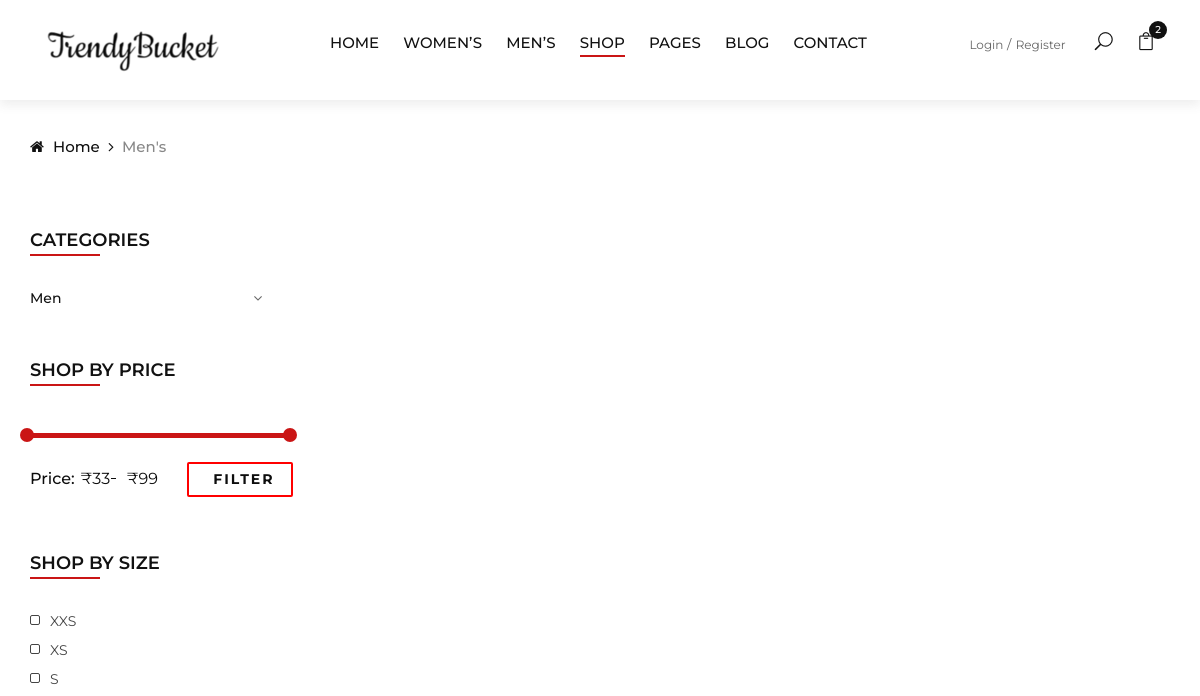
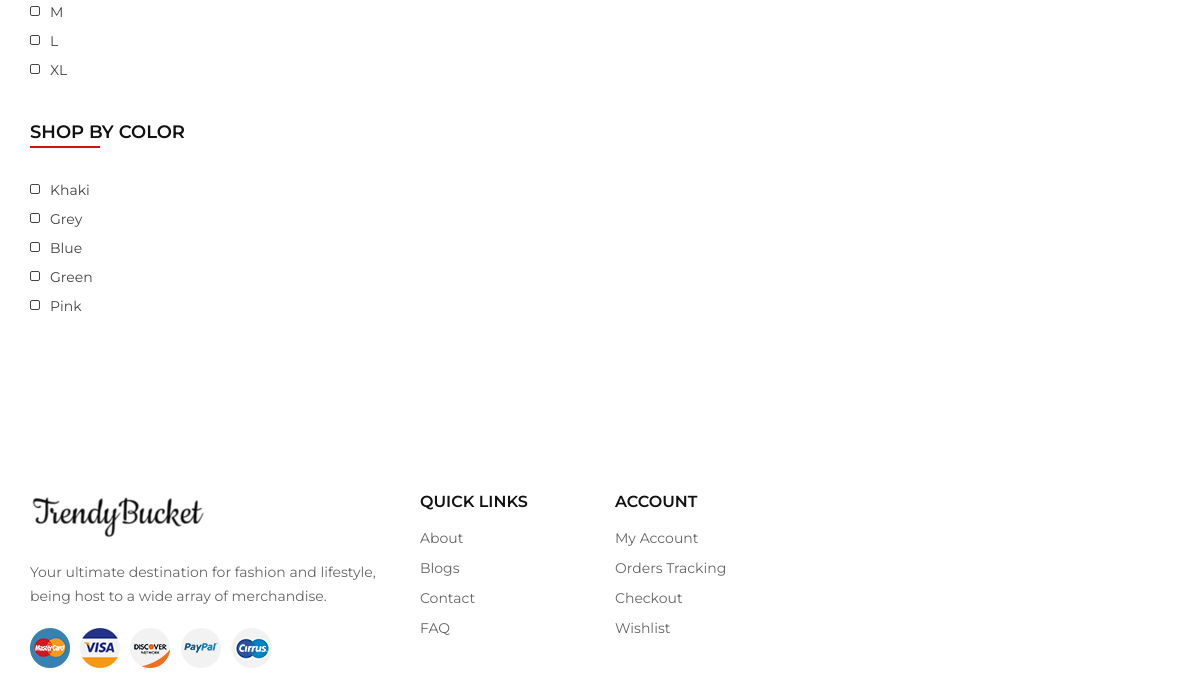
Page /men.php on the earlier database version (2 pictures, top to bottom).
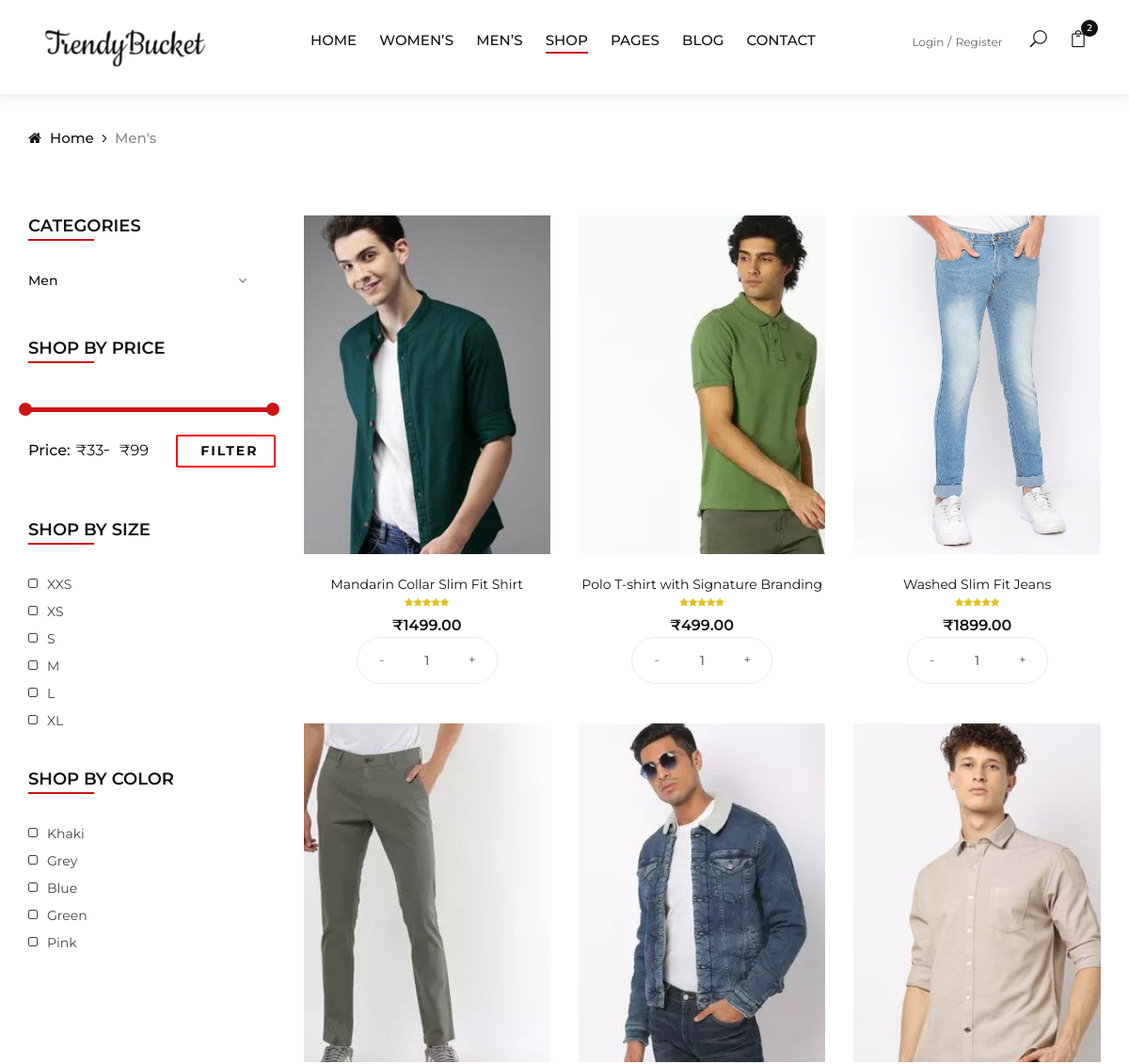
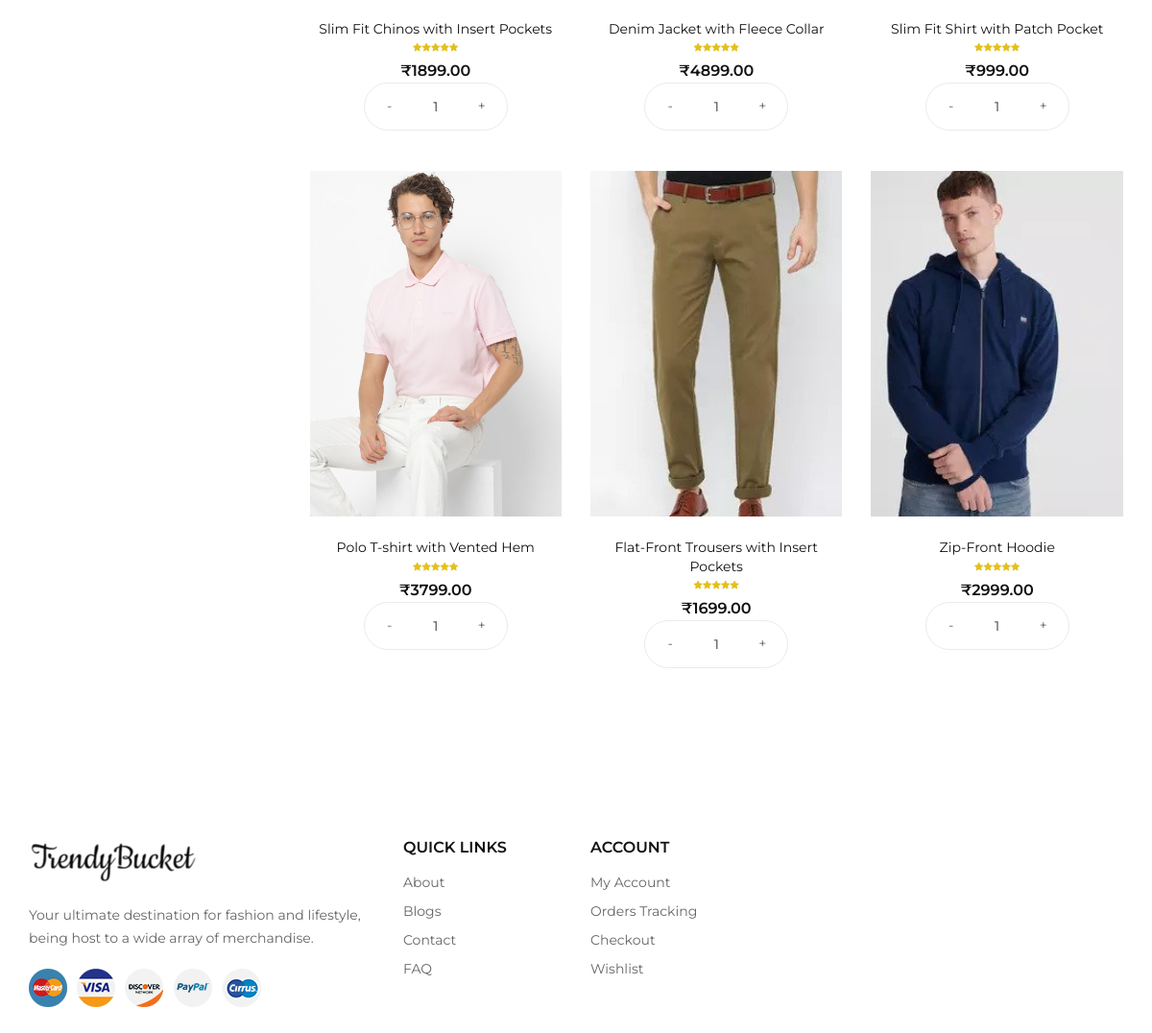
Same page on the later database version (2 pictures, top to bottom).
### tables this page shows
CREATE TABLE `product` (
  `id` int(8) NOT NULL,
  `name` varchar(255) NOT NULL,
  `code` varchar(255) NOT NULL,
  `image` text NOT NULL,
  `price` double(10,2) NOT NULL,
  `quantity` int(11) NOT NULL,
  `ref` text NOT NULL,
  `tags` text NOT NULL,
  `gender` varchar(20) NOT NULL
);

### men.php (the view, shortened to what this page needs)
<!DOCTYPE html>
<html lang="zxx">
<head>
    <link rel="stylesheet" href="css/bootstrap.min.css" type="text/css">
    <link rel="stylesheet" href="css/font-awesome.min.css" type="text/css">
    <link rel="stylesheet" href="css/elegant-icons.css" type="text/css">
    <link rel="stylesheet" href="css/jquery-ui.min.css" type="text/css">
    <link rel="stylesheet" href="css/magnific-popup.css" type="text/css">
    <link rel="stylesheet" href="css/owl.carousel.min.css" type="text/css">
    <link rel="stylesheet" href="css/slicknav.min.css" type="text/css">
    <link rel="stylesheet" href="css/style.css" type="text/css">
</head>
<body>
    <header class="header">
        <div class="container-fluid">
            <div class="row">
                <div class="col-xl-3 col-lg-2">
                    <div class="header__logo">
                      <a href="./index.html"><img src="img/logo1.png" alt=""></a>
                    </div>
                </div>
                <div class="col-xl-6 col-lg-7">
                    <nav class="header__menu">
                        <ul>
                            <li><a href="./index.html">Home</a></li>
                            <li><a href="#">Women’s</a></li>
                            <li><a href="#">Men’s</a></li>
                            <li class="active"><a href="./shop.html">Shop</a></li>
                            <li><a href="#">Pages</a>
                            </li>
                            <li><a href="./blog.html">Blog</a></li>
                            <li><a href="./contact.html">Contact</a></li>
                        </ul>
                    </nav>
                </div>
                <div class="col-lg-3">
                    <div class="header__right">
                        <div class="header__right__auth">
                            <a href="#">Login</a>
                            <a href="#">Register</a>
                        </div>
                        <ul class="header__right__widget">
                            <li><span class="icon_search search-switch"></span></li>
                            <li><a href="#"><span class="icon_bag_alt"></span>
                                <div class="tip">2</div>
                            </a></li>
                        </ul>
                    </div>
                </div>
            </div>
        </div>
    </header>
    <div class="breadcrumb-option">
        <div class="container">
            <div class="row">
                <div class="col-lg-12">
                    <div class="breadcrumb__links">
                        <a href="./index.html"><i class="fa fa-home"></i> Home</a>
                        <span>Men's</span>
                    </div>
                </div>
            </div>
        </div>
    </div>
    <section class="shop spad">
        <div class="container">
            <div class="row">
                <div class="col-lg-3 col-md-3">
                    <div class="shop__sidebar">
                        <div class="sidebar__categories">
                            <div class="section-title">
                                <h4>Categories</h4>
                            </div>
                            <div class="categories__accordion">
                                <div class="accordion" id="accordionExample">
                                    <div class="card">
                                        <div class="card-heading">
                                            <a data-toggle="collapse" data-target="#collapseTwo">Men</a>
                                        </div>
                                    </div>
                                </div>
                            </div></div>
                        <div class="sidebar__filter">
                            <div class="section-title">
                                <h4>Shop by price</h4>
                            </div>
                            <div class="filter-range-wrap">
                                <div class="price-range ui-slider ui-corner-all ui-slider-horizontal ui-widget ui-widget-content"
                                data-min="33" data-max="99"></div>
                                <div class="range-slider">
                                    <div class="price-input">
                                        <p>Price:</p>
                                        <input type="text" id="minamount">
                                        <input type="text" id="maxamount">
                                    </div>
                                </div>
                            </div>
                            <a href="#">Filter</a>
                        </div>
                        <div class="sidebar__sizes">
                            <div class="section-title">
                                <h4>Shop by size</h4>
                            </div>
                            <div class="size__list">
                                <label for="xxs">
                                    xxs
                                    <span class="checkmark"></span>
                                </label>
                                <label for="xs">
                                    xs
                                    <span class="checkmark"></span>
                                </label>
                                <label for="s">
                                    s
                                    <span class="checkmark"></span>
                                </label>
                                <label for="m">
                                    m
                                    <span class="checkmark"></span>
                                </label>
                                <label for="l">
                                    l
                                    <span class="checkmark"></span>
                                </label>
                                <label for="xl">
                                    xl
                                    <span class="checkmark"></span>
                                </label>
                            </div>
                        </div>
                        <div class="sidebar__color">
                            <div class="section-title">
                                <h4>Shop by color</h4>
                            </div>
                            <div class="size__list color__list">
                                <label for="khakis">
                                    Khaki
                                    <span class="checkmark"></span>
                                </label>
                                <label for="greys">
                                    Grey
                                    <span class="checkmark"></span>
                                </label>
                                <label for="blues">
                                    Blue
                                    <span class="checkmark"></span>
                                </label>
                                <label for="greens">
                                    Green
                                    <span class="checkmark"></span>
                                </label>
                                <label for="pink">
                                    Pink
                                    <span class="checkmark"></span>
                                </label>
                            </div>
                        </div>
                    </div>
                </div>
                <div class="col-lg-9 col-md-9">
                    <div class="row">
<?php
    $conn=mysqli_connect('localhost','root','','trendybucket') or die(mysqli_error());
    $sql = "SELECT * FROM product where gender= 'M' ORDER BY id ASC";
    $product_array = mysqli_query($conn, $sql);
                while($row = mysqli_fetch_assoc($product_array)) {
                    ?>
                        <div class="col-lg-4 col-md-6">
                            <div class="product__item">
                                <div class="product__item__pic set-bg" data-setbg="<?php echo $row["image"]; ?>">
                                    <form method="POST" action="shop-cart.php?action=add&code=<?php echo $row["code"]; ?>">
                                    <ul class="product__hover">
                                    </ul>
                                </div>
                                <div class="product__item__text">
                                    <h6><a href="#"><?php echo $row["name"]; ?></a></h6>
                                    <div class="rating">
                                        <i class="fa fa-star"></i>
                                        <i class="fa fa-star"></i>
                                        <i class="fa fa-star"></i>
                                        <i class="fa fa-star"></i>
                                        <i class="fa fa-star"></i>
                                    </div>
                                    <div class="product__price">₹<?php echo $row["price"]; ?></div>
                                    <div class="pro-qty">
                                        <input type="text" id="<?php echo $row["code"]; ?>_quantity" value="1">
                                    </div>
                                </div>
                            </div>
                        </div>
                    <?php }  ?>
                            </div>
                        </div>
                    </div>
                </div>
    </section>
    <footer class="footer">
        <div class="container">
            <div class="row">
                <div class="col-lg-4 col-md-6 col-sm-7">
                    <div class="footer__about">
                        <div class="footer__logo">
                        <a href="./index.html"><img src="img/logo1.png" alt=""></a>
                        </div>
                        <p>Your ultimate destination for fashion and lifestyle, being host to a wide array of merchandise.</p>
                        <div class="footer__payment">
                            <a href="#"><img src="img/payment/payment-1.png" alt=""></a>
                            <a href="#"><img src="img/payment/payment-2.png" alt=""></a>
                            <a href="#"><img src="img/payment/payment-3.png" alt=""></a>
                            <a href="#"><img src="img/payment/payment-4.png" alt=""></a>
                            <a href="#"><img src="img/payment/payment-5.png" alt=""></a>
                        </div>
                    </div>
                </div>
                <div class="col-lg-2 col-md-3 col-sm-5">
                    <div class="footer__widget">
                        <h6>Quick links</h6>
                        <ul>
                            <li><a href="#">About</a></li>
                            <li><a href="#">Blogs</a></li>
                            <li><a href="#">Contact</a></li>
                            <li><a href="#">FAQ</a></li>
                        </ul>
                    </div>
                </div>
                <div class="col-lg-2 col-md-3 col-sm-4">
                    <div class="footer__widget">
                        <h6>Account</h6>
                        <ul>
                            <li><a href="#">My Account</a></li>
                            <li><a href="#">Orders Tracking</a></li>
                            <li><a href="#">Checkout</a></li>
                            <li><a href="#">Wishlist</a></li>
                        </ul>
                    </div>
                </div>
            </div>
        </div>
    </footer>
</body>
</html>

Differences in the rows shown:
added product: shows a picture, name "Mandarin Collar Slim Fit Shirt", price "1499.00"
added product: shows a picture, name "Polo T-shirt with Signature Branding", price "499.00"
added product: shows a picture, name "Washed Slim Fit Jeans", price "1899.00"
added product: shows a picture, name "Slim Fit Chinos with Insert Pockets", price "1899.00"
added product: shows a picture, name "Denim Jacket with Fleece Collar", price "4899.00"
added product: shows a picture, name "Slim Fit Shirt with Patch Pocket", price "999.00"
added product: shows a picture, name "Polo T-shirt with Vented Hem", price "3799.00"
added product: shows a picture, name "Flat-Front Trousers with Insert Pockets", price "1699.00"
added product: shows a picture, name "Zip-Front Hoodie", price "2999.00"
